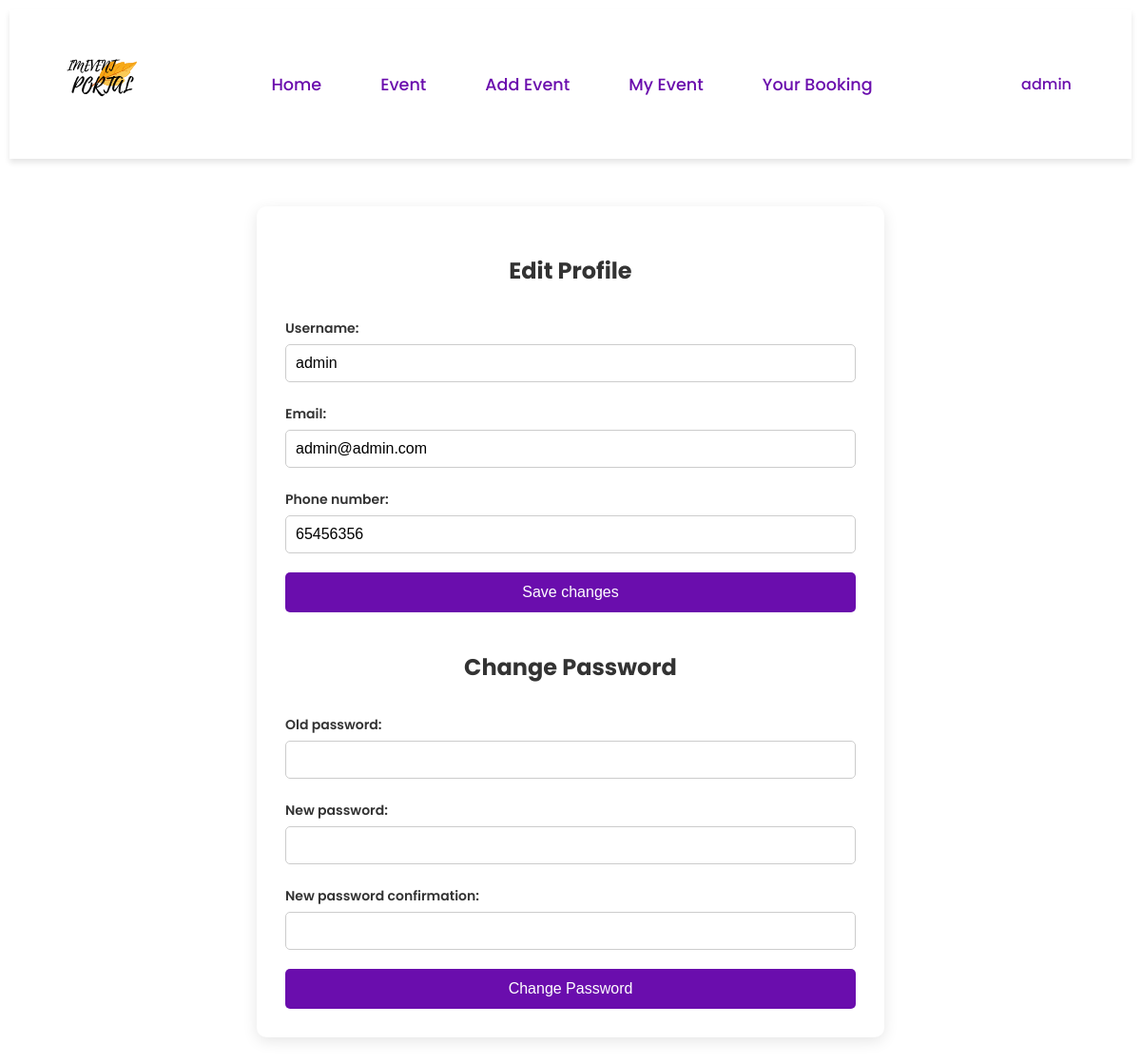
The page /editProfile/3 (signed in) on the database its author committed.
### Event/models.py (models this page shows, shortened)
class CustomUser(AbstractUser):
    email = models.EmailField(unique=True)
    user_type = models.CharField(max_length=10, choices=USER_TYPE_CHOICES, default='student')
    phone_number = models.CharField(max_length=15, null=True, blank=True)

### Event/views.py (the view, shortened to what this page needs)
# urls.py: path('editProfile/<int:user_id>', views.edit_profile, name='edit_profile'),
def edit_profile(request, user_id):
    profile = CustomUserChangeForm(instance=request.user)
    password = CustomPasswordChangeForm(user=request.user)
    if request.method == 'GET':
        return render(request, 'editprofile.html', {"user": profile, "password": password})
    return render(request, 'editprofile.html', {"user": profile, "password": password})

### Event/forms.py (shortened to what this page needs)
class CustomUserChangeForm(UserChangeForm):
    class Meta:
        model = CustomUser
        fields = ("username", "email", "phone_number")
    def __init__(self, *args, **kwargs):
        super(CustomUserChangeForm, self).__init__(*args, **kwargs)
        self.fields['phone_number'].widget.attrs.update({'class': 'form-control'})
        if 'password' in self.fields:
            self.fields.pop('password')

class CustomPasswordChangeForm(PasswordChangeForm):
    error_messages = {
        'password_incorrect': "Your old password was entered incorrectly. Please enter it again.",
        'password_mismatch': "The two password fields didn't match.",
        'password_too_short': "The new password must contain at least 8 characters.",
        'password_common': "The new password is too common. Please choose a different password.",
        'password_entirely_numeric': "The new password cannot be entirely numeric."
    }

### Event/templates/editprofile.html (shortened to what this page needs)
{% extends 'base.html' %}
{% load static %}
{% block extra_head %}
    <link rel="stylesheet" href="{% static 'css/editprofile.css' %}">
{% endblock %}
{% block content %}
    <div class="form-container" id="profile-section">
        <h2>Edit Profile</h2>
        <form method="post" class="profile-form" name="save_profile" >
            <div class="form-group">
                {{ user.username.label_tag }} {{ user.username }}
            </div>
            <div class="form-group">
                {{ user.email.label_tag }} {{ user.email }}
            </div>
            <div class="form-group">
                {{ user.phone_number.label_tag }} {{ user.phone_number }}
            </div>
            <button type="submit" class="btn btn-primary" name="save_profile">Save changes</button>
        </form>
        <h2 class="mt-5">Change Password</h2>
        <form method="post" class="password-form" name="change_password">
            <div class="form-group">
                {{ password.old_password.label_tag }} {{ password.old_password }}
            </div>
            <div class="form-group">
                {{ password.new_password1.label_tag }} {{ password.new_password1 }}
            </div>
            <div class="form-group">
                {{ password.new_password2.label_tag }} {{ password.new_password2 }}
            </div>
            <button type="submit" name="change_password" class="btn btn-primary">Change Password</button>
        </form>
    </div>
{% endblock %}

### Event/templates/base.html (shortened to what this page needs)
{% load static %}
<!doctype html>
<html lang="en">
<head>
    <link rel="stylesheet" href="https://cdnjs.cloudflare.com/ajax/libs/font-awesome/6.0.0-beta3/css/all.min.css">
    {% block extra_head %}
    {% endblock %}
</head>
<body>
    <nav class="nav">
        <div class="container">
            <div class="nav-content">
                <div class="logo">
                    <img src="{% static 'image/IMEVENT.svg' %}" alt="Logo">
                </div>
                <div class="nav-links">
                    <a href="{% url 'index' %}" class="{% if request.path == '/' %}active{% endif %}">Home</a>
                    <a href="{% url 'event' %}" class="{% if request.path == '/event/' %}active{% endif %}">Event</a>
                    {% if request.user.user_type == 'Mpp' or request.user.user_type == 'Admin' %}
                        <a href="{% url 'createEvent' %}" class="add-event {% if request.path == '/createEvent/' %}active{% endif %}">Add Event</a>
                        <a href="{% url 'myevent' %}" class="add-event {% if request.path == '/myevent/' %}active{% endif %}">My Event</a>
                    {% endif %}
                    <a href="{% url 'yourbooking' %}" class="{% if request.path == '/yourbooking/' %}active{% endif %}">Your Booking</a>
                </div>
                <div class="nav-actions">
                    {% if request.user.is_authenticated %}
                        <div class="dropdown">
                            <a href="javascript:void(0)">{{ request.user.username }}</a>
                        </div>
                    {% else %}
                        <a href="{% url 'login' %}">Log In</a>
                        <a href="{% url 'register' %}">Register</a>
                    {% endif %}
                </div>
            </div>
        </div>
    </nav>
    {% block content %}
    {% endblock %}
</body>
</html>

### Event/static/css/editprofile.css (style rules this page uses)
.form-container { max-width: 600px; margin: 50px auto; padding: 30px; background-color: #ffffff; border-radius: 10px; box-shadow: 0 4px 15px rgba(0, 0, 0, 0.1); }
.profile-form .form-group, .password-form .form-group { margin-bottom: 20px; }
.form-container h2 { text-align: center; margin-bottom: 30px; color: #333; font-weight: bold; }
.form-container label { font-size: 14px; font-weight: 600; color: #333; }
.form-container input { width: 100%; padding: 10px; font-size: 16px; border-radius: 5px; border: 1px solid #ccc; margin-top: 5px; box-sizing: border-box; outline: none; transition: border-color 0.3s; }
.btn-primary { width: 100%; padding: 12px; background-color: #6a0dad; border: none; border-radius: 5px; color: white; font-size: 16px; cursor: pointer; transition: background-color 0.3s; }
.mt-5 { margin-top: 40px; }

### Event/templates/base.html (style rules this page uses)
body { font-family: 'Poppins', sans-serif; margin: 10px; padding: 0; }
.nav { background-color: #ffffff; box-shadow: 0 4px 6px rgba(0, 0, 0, 0.1); position: sticky; top: 0; z-index: 1000; }
.container { margin-left: auto; margin-right: auto; max-width: 80rem; padding-left: 1rem; padding-right: 1rem; display: flex; align-items: center; justify-content: space-between; }
.nav-content { display: flex; align-items: center; width: 100%; justify-content: space-between; }
.logo img { height: 150px; }
.nav-links { display: flex; align-items: center; }
.nav-links a { margin-right: 2rem; text-decoration: none; color: #6a0dad; font-size: 1.1rem; font-weight: 500; padding: 10px 15px; transition: background-color 0.3s, color 0.3s; border-radius: 5px; }
.nav-actions { display: flex; align-items: center; position: relative; }
.nav-actions .dropdown { position: relative; display: inline-block; }
.nav-actions a { margin-right: 2rem; text-decoration: none; color: #6a0dad; font-weight: 500; padding: 10px 15px; transition: background-color 0.3s; border-radius: 5px; }

### rows shown on the page
CustomUser: user.username "admin", username "admin", email "admin@admin.com", phone_number "65456356"

### other values the page prints
{{ user.username.label_tag }} "Username:"
{{ user.email.label_tag }} "Email:"
{{ user.phone_number.label_tag }} "Phone number:"
{{ password.old_password.label_tag }} "Old password:"
{{ password.new_password1.label_tag }} "New password:"
{{ password.new_password2.label_tag }} "New password confirmation:"
